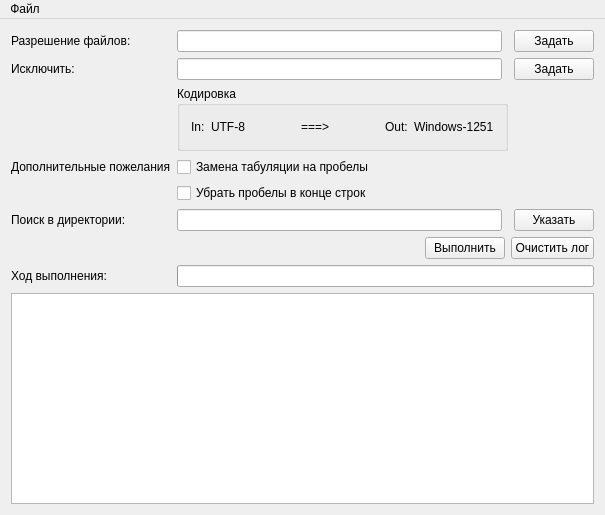
<?xml version="1.0" encoding="UTF-8"?>
<ui version="4.0">
 <class>MainWindowClass</class>
 <widget class="QMainWindow" name="MainWindowClass">
  <property name="geometry">
   <rect>
    <x>0</x>
    <y>0</y>
    <width>605</width>
    <height>515</height>
   </rect>
  </property>
  <property name="windowTitle">
   <string>SourceFilesStandarter</string>
  </property>
  <widget class="QWidget" name="centralWidget">
   <layout class="QGridLayout" name="gridLayout">
    <item row="0" column="0">
     <widget class="QLabel" name="label_6">
      <property name="text">
       <string>Разрешение файлов:</string>
      </property>
     </widget>
    </item>
    <item row="6" column="0" colspan="4">
     <layout class="QHBoxLayout" name="horizontalLayout">
      <item>
       <spacer name="horizontalSpacer">
        <property name="orientation">
         <enum>Qt::Horizontal</enum>
        </property>
        <property name="sizeHint" stdset="0">
         <size>
          <width>40</width>
          <height>20</height>
         </size>
        </property>
       </spacer>
      </item>
      <item>
       <widget class="QPushButton" name="bRun">
        <property name="text">
         <string>Выполнить</string>
        </property>
       </widget>
      </item>
      <item>
       <widget class="QPushButton" name="bCleanLog">
        <property name="text">
         <string>Очистить лог</string>
        </property>
       </widget>
      </item>
     </layout>
    </item>
    <item row="3" column="0">
     <widget class="QLabel" name="label_3">
      <property name="text">
       <string>Дополнительные пожелания</string>
      </property>
     </widget>
    </item>
    <item row="5" column="0">
     <widget class="QLabel" name="label">
      <property name="text">
       <string>Поиск в директории:</string>
      </property>
     </widget>
    </item>
    <item row="8" column="0" colspan="4">
     <widget class="MyPlainTextLogger" name="LogTextEdit">
      <property name="lineWrapMode">
       <enum>QPlainTextEdit::NoWrap</enum>
      </property>
      <property name="textInteractionFlags">
       <set>Qt::TextSelectableByKeyboard|Qt::TextSelectableByMouse</set>
      </property>
     </widget>
    </item>
    <item row="0" column="1">
     <widget class="QLineEdit" name="FileExtentionsLine">
      <property name="readOnly">
       <bool>true</bool>
      </property>
     </widget>
    </item>
    <item row="7" column="1" colspan="3">
     <widget class="QProgressBar" name="progressBar">
      <property name="maximum">
       <number>1</number>
      </property>
      <property name="value">
       <number>0</number>
      </property>
      <property name="textVisible">
       <bool>false</bool>
      </property>
     </widget>
    </item>
    <item row="3" column="1">
     <widget class="QCheckBox" name="cb_replaceTabs">
      <property name="text">
       <string>Замена табуляции на пробелы</string>
      </property>
     </widget>
    </item>
    <item row="5" column="1">
     <widget class="QLineEdit" name="EditSourcePath"/>
    </item>
    <item row="1" column="1">
     <widget class="QLineEdit" name="lineEdit"/>
    </item>
    <item row="5" column="3">
     <widget class="QPushButton" name="bOpenSourceDirDialog">
      <property name="text">
       <string>Указать</string>
      </property>
     </widget>
    </item>
    <item row="7" column="0">
     <widget class="QLabel" name="label_7">
      <property name="text">
       <string>Ход выполнения:</string>
      </property>
     </widget>
    </item>
    <item row="2" column="1" colspan="2">
     <widget class="QGroupBox" name="groupBox">
      <property name="title">
       <string>Кодировка</string>
      </property>
      <layout class="QHBoxLayout" name="horizontalLayout_2">
       <item>
        <widget class="QLabel" name="label_5">
         <property name="text">
          <string>In:</string>
         </property>
        </widget>
       </item>
       <item>
        <widget class="QLabel" name="label_2">
         <property name="text">
          <string>UTF-8</string>
         </property>
        </widget>
       </item>
       <item>
        <spacer name="horizontalSpacer_3">
         <property name="orientation">
          <enum>Qt::Horizontal</enum>
         </property>
         <property name="sizeHint" stdset="0">
          <size>
           <width>40</width>
           <height>20</height>
          </size>
         </property>
        </spacer>
       </item>
       <item>
        <widget class="QLabel" name="label_10">
         <property name="text">
          <string>===&gt;</string>
         </property>
        </widget>
       </item>
       <item>
        <spacer name="horizontalSpacer_2">
         <property name="orientation">
          <enum>Qt::Horizontal</enum>
         </property>
         <property name="sizeHint" stdset="0">
          <size>
           <width>40</width>
           <height>20</height>
          </size>
         </property>
        </spacer>
       </item>
       <item>
        <widget class="QLabel" name="label_4">
         <property name="text">
          <string>Out:</string>
         </property>
        </widget>
       </item>
       <item>
        <widget class="QLabel" name="label_9">
         <property name="text">
          <string>Windows-1251</string>
         </property>
        </widget>
       </item>
      </layout>
     </widget>
    </item>
    <item row="0" column="3">
     <widget class="QPushButton" name="bSetFileExtention">
      <property name="text">
       <string>Задать</string>
      </property>
     </widget>
    </item>
    <item row="1" column="0">
     <widget class="QLabel" name="label_8">
      <property name="text">
       <string>Исключить:</string>
      </property>
     </widget>
    </item>
    <item row="1" column="3">
     <widget class="QPushButton" name="bSetFileExceptions">
      <property name="text">
       <string>Задать</string>
      </property>
     </widget>
    </item>
    <item row="4" column="1">
     <widget class="QCheckBox" name="cb_cleanEndSpaces">
      <property name="text">
       <string>Убрать пробелы в конце строк</string>
      </property>
     </widget>
    </item>
   </layout>
  </widget>
  <widget class="QMenuBar" name="menuBar">
   <property name="geometry">
    <rect>
     <x>0</x>
     <y>0</y>
     <width>605</width>
     <height>20</height>
    </rect>
   </property>
   <widget class="QMenu" name="menu_file">
    <property name="title">
     <string>Файл</string>
    </property>
    <addaction name="action_Save"/>
    <addaction name="action_Load"/>
   </widget>
   <addaction name="menu_file"/>
  </widget>
  <action name="action_Save">
   <property name="text">
    <string>Сохранить конфу</string>
   </property>
  </action>
  <action name="action_Load">
   <property name="text">
    <string>Загрузить конфу</string>
   </property>
  </action>
 </widget>
 <layoutdefault spacing="6" margin="11"/>
 <customwidgets>
  <customwidget>
   <class>MyPlainTextLogger</class>
   <extends>QPlainTextEdit</extends>
   <header>MyPlainTextLogger.h</header>
  </customwidget>
 </customwidgets>
 <resources>
  <include location="../Resources/MainWindow.qrc"/>
 </resources>
 <connections>
  <connection>
   <sender>bCleanLog</sender>
   <signal>clicked()</signal>
   <receiver>LogTextEdit</receiver>
   <slot>clear()</slot>
   <hints>
    <hint type="sourcelabel">
     <x>734</x>
     <y>121</y>
    </hint>
    <hint type="destinationlabel">
     <x>391</x>
     <y>271</y>
    </hint>
   </hints>
  </connection>
  <connection>
   <sender>bCleanLog</sender>
   <signal>clicked()</signal>
   <receiver>progressBar</receiver>
   <slot>reset()</slot>
   <hints>
    <hint type="sourcelabel">
     <x>734</x>
     <y>170</y>
    </hint>
    <hint type="destinationlabel">
     <x>467</x>
     <y>199</y>
    </hint>
   </hints>
  </connection>
 </connections>
</ui>
